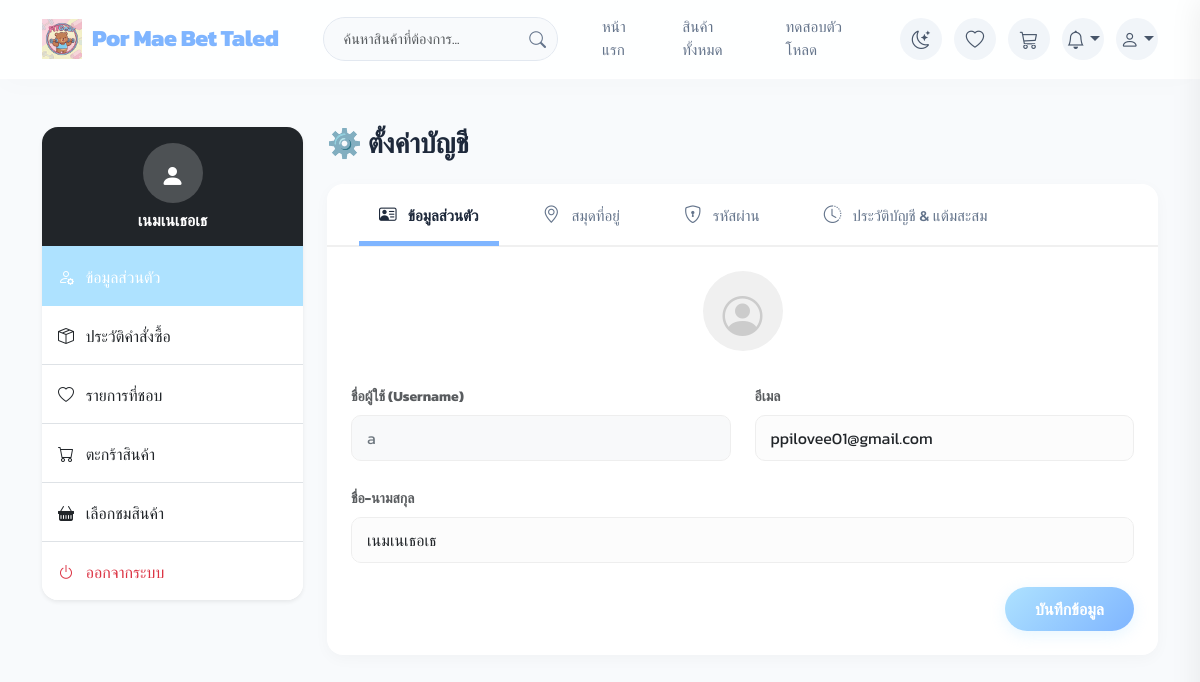
Page /profile.php (signed in) on the earlier database version.
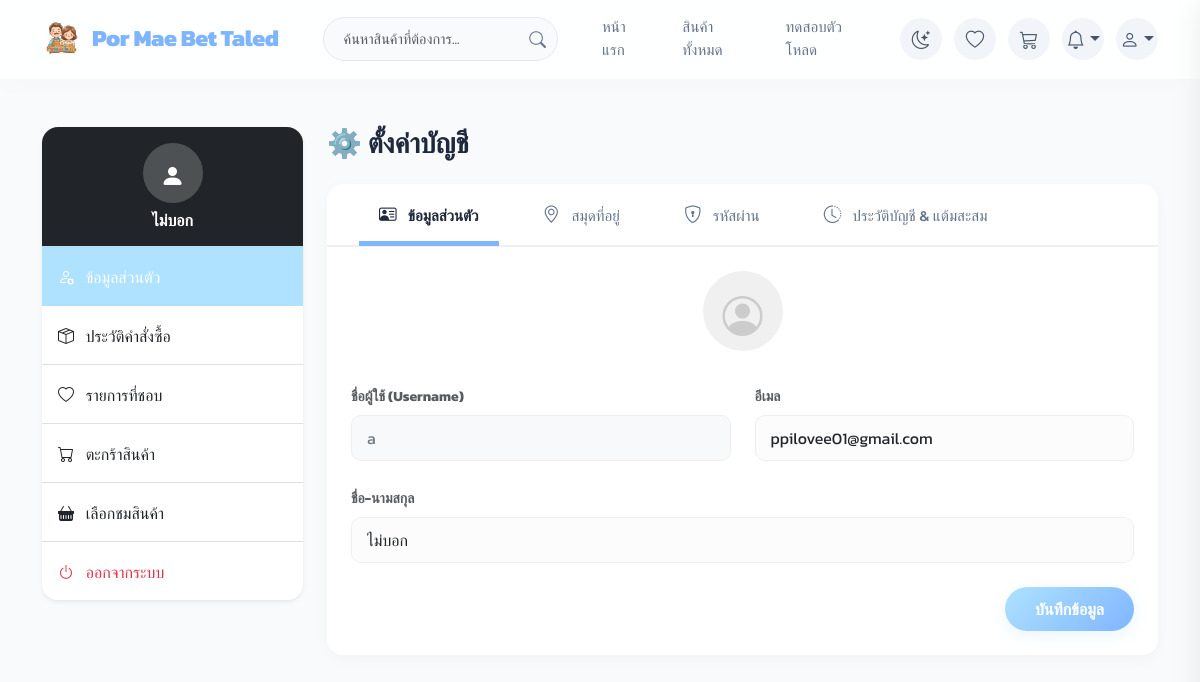
Same page on the later database version.
### tables this page shows
CREATE TABLE `shop_settings` (
  `id` int(11) NOT NULL,
  `shop_name` varchar(255) NOT NULL,
  `address` text NOT NULL,
  `phone` varchar(50) DEFAULT NULL,
  `shop_email` varchar(255) DEFAULT NULL,
  `print_remark` text DEFAULT NULL,
  `shop_icon` varchar(255) DEFAULT 'default_icon.png',
  `smtp_host` varchar(100) DEFAULT 'smtp.gmail.com',
  `smtp_port` int(11) DEFAULT 587,
  `smtp_user` varchar(100) DEFAULT NULL,
  `smtp_pass` varchar(100) DEFAULT NULL,
  `smtp_secure` varchar(10) DEFAULT 'tls',
  `auto_flash_sale` int(11) DEFAULT 0,
  `auto_flash_discount` int(11) DEFAULT 20,
  `auto_flash_duration` int(11) DEFAULT 2,
  `welcome_promo_enabled` int(11) DEFAULT 1,
  `welcome_promo_coupon` varchar(50) DEFAULT NULL,
  `shipping_fee_fixed` decimal(10,2) DEFAULT 40.00,
  `shipping_free_threshold` decimal(10,2) DEFAULT 350.00,
  `points_earn_rate` int(11) NOT NULL DEFAULT 100,
  `points_spend_rate` int(11) NOT NULL DEFAULT 1,
  `line_notify_token` varchar(255) DEFAULT NULL
);

CREATE TABLE `users` (
  `id` int(11) NOT NULL,
  `username` varchar(50) NOT NULL,
  `password` varchar(255) NOT NULL,
  `fullname` varchar(100) DEFAULT NULL,
  `email` varchar(100) NOT NULL,
  `role` enum('admin','user') DEFAULT 'user',
  `created_at` datetime DEFAULT current_timestamp(),
  `reset_token` varchar(255) DEFAULT NULL,
  `reset_expiry` datetime DEFAULT NULL,
  `points` int(11) NOT NULL DEFAULT 0
);

### db.php (called while the page is built, shortened)
<?php
$servername = "localhost";
$username = "herbar79_1234";
$password = "Dc6JtpaKJb2HTNff2qs3";
$dbname = "herbar79_1234";
try {
    $conn = mysqli_connect($servername, $username, $password, $dbname);
} catch (mysqli_sql_exception $e) {
    $conn = false;
}
mysqli_set_charset($conn, "utf8");
mysqli_query($conn, "SET time_zone = '+07:00'");
$check_table = mysqli_query($conn, "SHOW TABLES LIKE 'shop_settings'");
if ($check_table && mysqli_num_rows($check_table) > 0) {
    $shop_info_query = mysqli_query($conn, "SELECT * FROM shop_settings WHERE id=1");
    if ($shop_info_query && mysqli_num_rows($shop_info_query) > 0) {
        $shop_info = mysqli_fetch_assoc($shop_info_query);
        if (!empty($shop_info['shop_icon'])) {
            $current_favicon = "uploads/" . $shop_info['shop_icon'];
        }
    }
}
?>

### profile.php (the view, shortened to what the changed rows need)
<?php
include 'db.php';
$user_id = $_SESSION['user_id'];
$q = mysqli_query($conn, "SELECT * FROM users WHERE id = '$user_id'");
$user = mysqli_fetch_assoc($q);
include 'header.php';
?>
<div class="container py-5">
    <div class="row">
                <div class="col-lg-3">
            <div class="collapse d-lg-block" id="userSidebar">
                <?php include 'user_sidebar.php'; ?>
            </div>
        </div>
        <div class="col-lg-9">
            <div class="content-card">
                <div class="tab-content p-4" id="myTabContent">
                    <div class="tab-pane fade show active" id="profile-pane" role="tabpanel">
                        <form id="form-profile">
                            <div class="row g-4">
                                <div class="col-md-6">
                                    <label class="form-label text-muted small fw-bold">ชื่อผู้ใช้ (Username)</label>
                                    <input type="text" class="form-control bg-light text-secondary" value="<?= htmlspecialchars($user['username'] ?? '') ?>" readonly>
                                </div>
                                <div class="col-md-6">
                                    <label class="form-label text-muted small fw-bold">อีเมล</label>
                                    <input type="email" name="email" class="form-control" value="<?= htmlspecialchars($user['email'] ?? '') ?>" required>
                                </div>
                                <div class="col-12">
                                    <label class="form-label text-muted small fw-bold">ชื่อ-นามสกุล</label>
                                    <input type="text" name="fullname" class="form-control" value="<?= htmlspecialchars($user['fullname'] ?? '') ?>" required>
                                </div>
                            </div>
                        </form>
                    </div>
                </div>
            </div>
        </div>
    </div>
</div>
</body>
</html>

### header.php (shortened to what the changed rows need)
<!DOCTYPE html>
<html lang="th">
<head>
    <link href="https://cdn.jsdelivr.net/npm/bootstrap@5.3.0/dist/css/bootstrap.min.css" rel="stylesheet">
    <link rel="stylesheet" href="https://cdn.jsdelivr.net/npm/bootstrap-icons@1.11.1/font/bootstrap-icons.css">
    <link rel="stylesheet" href="https://cdnjs.cloudflare.com/ajax/libs/animate.css/4.1.1/animate.min.css"/>
    <link rel="stylesheet" href="style.css?v=2.4">
</head>
<body>
<nav class="navbar navbar-expand-lg sticky-top glass-nav">
    <div class="container">
        <a class="navbar-brand d-flex align-items-center" href="index.php">
            <img src="<?= isset($current_favicon) ? $current_favicon : 'assets/default_icon.png' ?>" alt="Logo" style="height: 40px; width: auto; margin-right: 10px; object-fit: contain;">
            <span>Por Mae <span>Bet Taled</span></span>
        </a>
    </div>
</nav>

### user_sidebar.php (shortened to what the changed rows need)
<div class="card border-0 shadow-sm rounded-4 overflow-hidden mb-4">
    <div class="list-group list-group-flush">
        <div class="list-group-item bg-dark text-white p-3 text-center">
            <div class="d-flex justify-content-center mb-2">
                <div style="width: 60px; height: 60px; background: rgba(255,255,255,0.2); border-radius: 50%; display: flex; align-items: center; justify-content: center; font-size: 1.5rem;">
                </div>
            </div>
            <h6 class="fw-bold mb-0 text-truncate"><?= htmlspecialchars($_SESSION['fullname'] ?? 'User') ?></h6>
        </div>
    </div>
</div>

Differences in the rows shown:
changed shop_settings: shop_icon: a different picture
changed users "ppilovee01@gmail.com": fullname "เนมเนเธอเธ" → "ไม่บอก"
Other differences:
$_SESSION['fullname']: "เนมเนเธอเธ" → "ไม่บอก"
